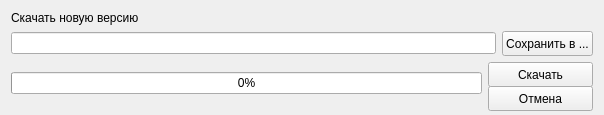
<?xml version="1.0" encoding="UTF-8"?>
<ui version="4.0">
 <class>FormUpdata</class>
 <widget class="QWidget" name="FormUpdata">
  <property name="geometry">
   <rect>
    <x>0</x>
    <y>0</y>
    <width>604</width>
    <height>115</height>
   </rect>
  </property>
  <property name="minimumSize">
   <size>
    <width>604</width>
    <height>105</height>
   </size>
  </property>
  <property name="maximumSize">
   <size>
    <width>604</width>
    <height>115</height>
   </size>
  </property>
  <property name="windowTitle">
   <string>Обновление</string>
  </property>
  <layout class="QVBoxLayout" name="verticalLayout_2">
   <item>
    <widget class="QLabel" name="label">
     <property name="sizePolicy">
      <sizepolicy hsizetype="Preferred" vsizetype="Preferred">
       <horstretch>0</horstretch>
       <verstretch>0</verstretch>
      </sizepolicy>
     </property>
     <property name="text">
      <string>Скачать новую версию</string>
     </property>
    </widget>
   </item>
   <item>
    <layout class="QHBoxLayout" name="horizontalLayout">
     <item>
      <widget class="QLineEdit" name="targetFolderLineEdit">
       <property name="readOnly">
        <bool>true</bool>
       </property>
      </widget>
     </item>
     <item>
      <widget class="QPushButton" name="selectTargetFolderPushButton">
       <property name="minimumSize">
        <size>
         <width>0</width>
         <height>25</height>
        </size>
       </property>
       <property name="text">
        <string>Сохранить в ...</string>
       </property>
      </widget>
     </item>
    </layout>
   </item>
   <item>
    <layout class="QHBoxLayout" name="horizontalLayout_2">
     <item>
      <widget class="QProgressBar" name="downloadProgressBar">
       <property name="value">
        <number>0</number>
       </property>
      </widget>
     </item>
     <item>
      <layout class="QVBoxLayout" name="verticalLayout">
       <item>
        <widget class="QPushButton" name="downloadPushButton">
         <property name="minimumSize">
          <size>
           <width>105</width>
           <height>25</height>
          </size>
         </property>
         <property name="text">
          <string>Скачать</string>
         </property>
        </widget>
       </item>
       <item>
        <widget class="QPushButton" name="cancelPushButton">
         <property name="minimumSize">
          <size>
           <width>105</width>
           <height>25</height>
          </size>
         </property>
         <property name="text">
          <string>Отмена</string>
         </property>
        </widget>
       </item>
      </layout>
     </item>
    </layout>
   </item>
   <item>
    <spacer name="verticalSpacer">
     <property name="orientation">
      <enum>Qt::Vertical</enum>
     </property>
     <property name="sizeHint" stdset="0">
      <size>
       <width>20</width>
       <height>40</height>
      </size>
     </property>
    </spacer>
   </item>
  </layout>
 </widget>
 <resources/>
 <connections/>
</ui>
